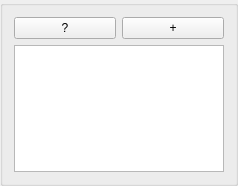
<?xml version="1.0" encoding="UTF-8"?>
<ui version="4.0">
 <class>GroupBox</class>
 <widget class="QGroupBox" name="GroupBox">
  <property name="geometry">
   <rect>
    <x>0</x>
    <y>0</y>
    <width>238</width>
    <height>186</height>
   </rect>
  </property>
  <property name="maximumSize">
   <size>
    <width>300</width>
    <height>250</height>
   </size>
  </property>
  <property name="windowTitle">
   <string>GroupBox</string>
  </property>
  <layout class="QGridLayout" name="gridLayout">
   <item row="0" column="0">
    <widget class="QPushButton" name="descb">
     <property name="text">
      <string>?</string>
     </property>
    </widget>
   </item>
   <item row="0" column="1">
    <widget class="QPushButton" name="plusb">
     <property name="text">
      <string>+</string>
     </property>
    </widget>
   </item>
   <item row="1" column="0" colspan="2">
    <widget class="QTextEdit" name="text">
     <property name="readOnly">
      <bool>true</bool>
     </property>
    </widget>
   </item>
  </layout>
 </widget>
 <resources/>
 <connections/>
</ui>
